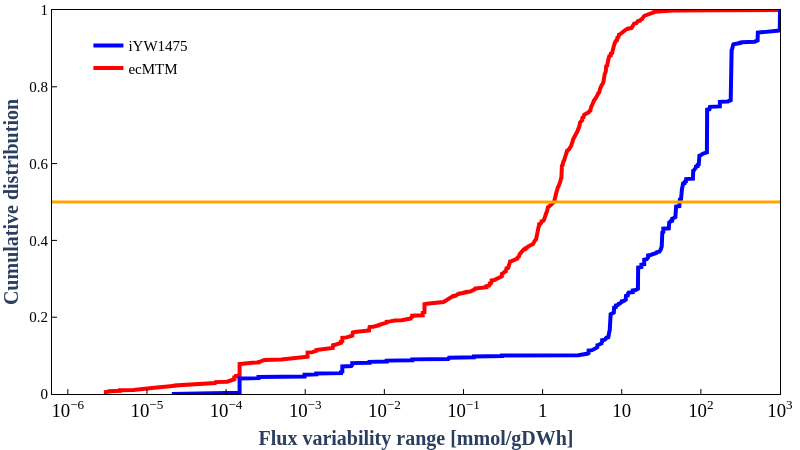

Here is the notebook cell this chart was saved with:
### Code cell
import pandas as pd
import numpy as np
import plotly.graph_objs as go

# 读取CSV文件到DataFrame
df_fv = pd.read_csv(fva_max_diff_outfile)

# 列名
col1 = 'ecMTMdifferernce'
col2 = 'iYW1475differernce'


# 选择列并进行数据转换和筛选
df_ec = df_fv[col1]
df_ec = abs(df_ec)
df_ec.replace(0, np.nan, inplace=True)
df_ec = df_ec[df_ec >= 1.0E-6]

df_GEM = df_fv[col2]
df_GEM = abs(df_GEM)
df_GEM.replace(0, np.nan, inplace=True)
df_GEM = df_GEM[df_GEM >= 1.0E-6]



# 排序和重置索引
df_ec.sort_values(axis=0, inplace=True)
df_ec = df_ec.reset_index(drop=True)
df_GEM.sort_values(axis=0, inplace=True)
df_GEM = df_GEM.reset_index(drop=True)

# 计算y轴数据
y_index1 = df_ec.index / (len(df_ec) - 1)
y_index2 = df_GEM.index / (len(df_GEM) - 1)
data1_cdf_data = df_ec
data2_cdf_data = df_GEM
trace0 = go.Scatter(x=data2_cdf_data, y=y_index2, line={'color': 'blue', 'width': 4}, mode='lines', name='iYW1475', xaxis='x2', yaxis="y2")
trace1 = go.Scatter(x=data1_cdf_data, y=y_index1, mode='lines', name='ecMTM', line={'color': 'red', 'width': 4})

# 创建布局
layout = go.Layout(
    plot_bgcolor='white',
    xaxis=dict(title=dict(text="<b>Flux variability range [mmol/gDWh]</b>", font=dict(size=20, family='Times New Roman')),
               type="log",
               rangemode="tozero",
               range=[-6.2, 3],
               tickfont=dict(color='black', size=15, family='Times New Roman'),
               linecolor='black',
               ticks='inside',
               tickcolor='black',
               showexponent='all',
               exponentformat="power",
               zeroline=False,
              ),
    xaxis2=dict(
        linecolor='black',
        tickcolor='black',
        showticklabels=False,
        range=[-6.2, 3],
        type="log",
        tickfont=dict(color='black', size=15, family='Times New Roman'),
        rangemode="tozero",
        overlaying='x',
        side='top',
        nticks=5500,
        zeroline=False,
        showexponent='all',
        exponentformat="power",
        gridcolor="white"
    ),
    yaxis=dict(title=dict(text="<b>Cumulative distribution</b>", font=dict(size=20, family='Times New Roman')),
               range=[0, 1],
               showgrid=False,
               zeroline=False,
               rangemode="tozero",
               tickfont=dict(color='black', size=15, family='Times New Roman'),
               ticks='inside',
               tickcolor='black',
               linecolor='black'),
    yaxis2=dict(
        range=[0, 1],
        linecolor='black',
        tickcolor='black',
        showgrid=False,
        zeroline=False,
        rangemode="tozero",
        tickfont=dict(color='black', size=15, family='Times New Roman'),
        showticklabels=False,
        overlaying='y',
        side='right'
    ),
    legend=dict(x=0.05, y=0.95, font=dict(size=15, color="black", family='Times New Roman')),
    height=450,
    width=800,
    margin=go.layout.Margin(l=0, r=20, b=0, t=10)
)

# 创建图表，将trace0和trace1全部包括在data列表中
fig = go.Figure(data=[trace0, trace1], layout=layout)
fig.add_hline(y=0.5, line_width=3, line_color="orange")

# 保存图表为图像文件
fig.write_image(fva_distrbutionmax_fig)

# 显示图表
fig.show()

### Figure 1 — Plotly figure (JSON) as saved in the notebook; plotly's stock layout.template omitted (floating-point values rounded to 4 significant figures; data arrays with more than 128 entries replaced by an {"elided": "..."} marker saying what was removed)
{"data": [{"line": {"color": "blue", "width": 4}, "mode": "lines", "name": "iYW1475", "type": "scatter", "x": {"elided": "921 float values"}, "xaxis": "x2", "y": {"elided": "921 float values"}, "yaxis": "y2"}, {"line": {"color": "red", "width": 4}, "mode": "lines", "name": "ecMTM", "type": "scatter", "x": {"elided": "937 float values"}, "y": {"elided": "937 float values"}}], "layout": {"height": 450, "legend": {"font": {"color": "black", "family": "Times New Roman", "size": 15}, "x": 0.05, "y": 0.95}, "margin": {"b": 0, "l": 0, "r": 20, "t": 10}, "plot_bgcolor": "white", "shapes": [{"line": {"color": "orange", "width": 3}, "type": "line", "x0": 0, "x1": 1, "xref": "x domain", "y0": 0.5, "y1": 0.5, "yref": "y"}], "width": 800, "xaxis": {"exponentformat": "power", "linecolor": "black", "range": [-6.2, 3], "rangemode": "tozero", "showexponent": "all", "tickcolor": "black", "tickfont": {"color": "black", "family": "Times New Roman", "size": 15}, "ticks": "inside", "title": {"font": {"family": "Times New Roman", "size": 20}, "text": "<b>Flux variability range [mmol/gDWh]</b>"}, "type": "log", "zeroline": false}, "xaxis2": {"exponentformat": "power", "gridcolor": "white", "linecolor": "black", "nticks": 5500, "overlaying": "x", "range": [-6.2, 3], "rangemode": "tozero", "showexponent": "all", "showticklabels": false, "side": "top", "tickcolor": "black", "tickfont": {"color": "black", "family": "Times New Roman", "size": 15}, "type": "log", "zeroline": false}, "yaxis": {"linecolor": "black", "range": [0, 1], "rangemode": "tozero", "showgrid": false, "tickcolor": "black", "tickfont": {"color": "black", "family": "Times New Roman", "size": 15}, "ticks": "inside", "title": {"font": {"family": "Times New Roman", "size": 20}, "text": "<b>Cumulative distribution</b>"}, "zeroline": false}, "yaxis2": {"linecolor": "black", "overlaying": "y", "range": [0, 1], "rangemode": "tozero", "showgrid": false, "showticklabels": false, "side": "right", "tickcolor": "black", "tickfont": {"color": "black", "family": "Times New Roman", "size": 15}, "zeroline": false}}}
